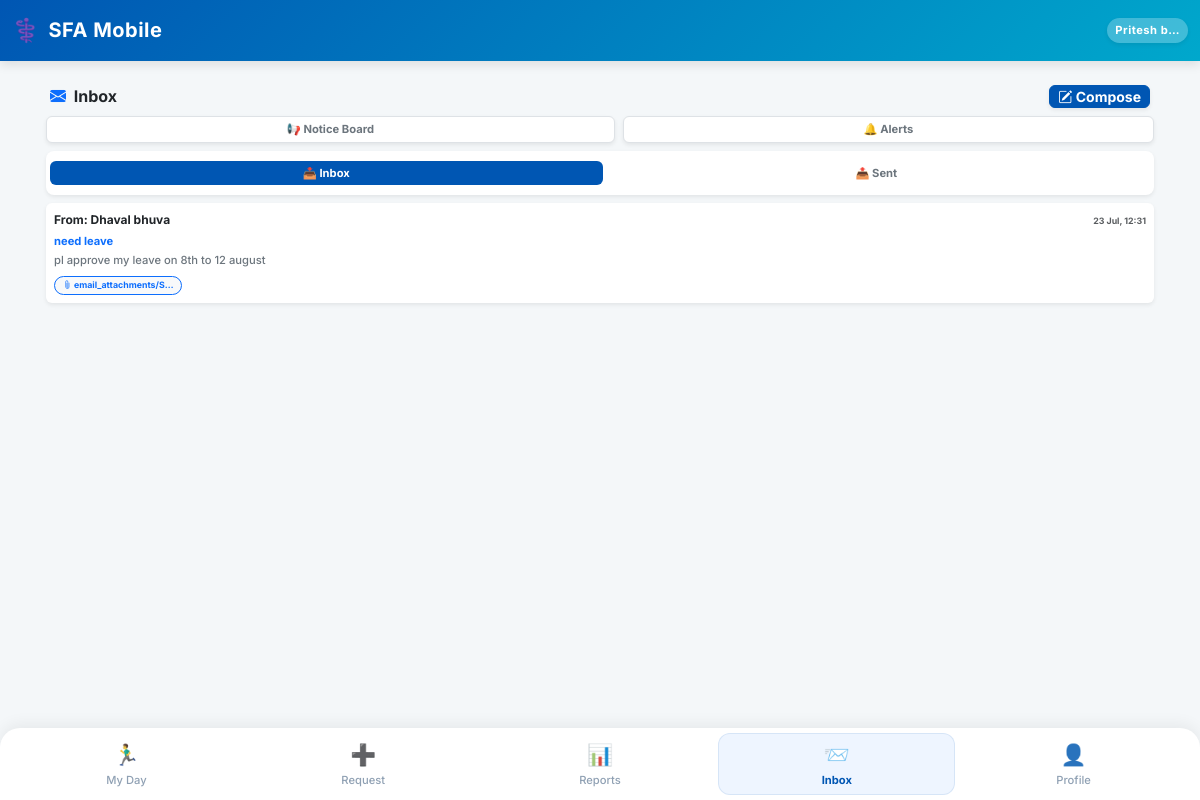
The page /hub/messages/ (signed in) on the database its author committed.
### SFA/models.py (models this page shows, shortened)
class Employee(models.Model):
    user = models.OneToOneField(User, on_delete=models.CASCADE, null=True, blank=True)
    company = models.ForeignKey(Company, on_delete=models.PROTECT, related_name='employees') # Already Correct
    DESIGNATION_CHOICES = [
        ('MR', 'Medical Representative'),
        ('ABM', 'Area Business Manager'),
        ('RBM', 'Regional Business Manager'),
        ('ZBM', 'Zonal Business Manager'),
        ('NSM', 'National Sales Manager'),
        ('Admin', 'System Administrator'),
    ]
    name = models.CharField(max_length=100)
    employee_code = models.CharField(max_length=50, unique=True)
    designation = models.CharField(max_length=5, choices=DESIGNATION_CHOICES, default='MR')
    manager = models.ForeignKey('self', on_delete=models.SET_NULL, null=True, blank=True, related_name='subordinates')
    headquarter = models.ForeignKey(Territory, on_delete=models.SET_NULL, null=True, blank=True)
    phone = models.CharField(max_length=15)
    joining_date = models.DateField(default=timezone.now, help_text="Employee ki company join karne ki date. DCR calendar is date se aage hi banega, pehle ka nahi.")
    photo = models.ImageField(upload_to='employee_photos/', blank=True, null=True, help_text="Employee ki profile photo")
    address = models.TextField(blank=True, null=True, help_text="Employee ka home address")
    is_active = models.BooleanField(default=True, help_text="False matlab ye employee company chhod chuka hai ya inactive hai.")
    leaving_date = models.DateField(null=True, blank=True, help_text="Employee ke company chhodne ki tareekh.")
    dob = models.DateField(null=True, blank=True, verbose_name="Date of Birth")
    anniversary = models.DateField(null=True, blank=True, verbose_name="Marriage Anniversary")
    blood_group = models.CharField(max_length=10, blank=True, null=True)
    emergency_contact = models.CharField(max_length=15, blank=True, null=True)
    permanent_address = models.TextField(blank=True, null=True)
    father_name = models.CharField(max_length=100, blank=True, null=True)
    father_dob = models.DateField(null=True, blank=True)
    father_mobile = models.CharField(max_length=15, blank=True, null=True)
    father_occupation = models.CharField(max_length=100, blank=True, null=True)
    mother_name = models.CharField(max_length=100, blank=True, null=True)
    mother_dob = models.DateField(null=True, blank=True)
    mother_mobile = models.CharField(max_length=15, blank=True, null=True)
    mother_occupation = models.CharField(max_length=100, blank=True, null=True)
    spouse_name = models.CharField(max_length=100, blank=True, null=True)
    spouse_dob = models.DateField(null=True, blank=True)
    spouse_mobile = models.CharField(max_length=15, blank=True, null=True)
    spouse_occupation = models.CharField(max_length=100, blank=True, null=True)
    child1_name = models.CharField(max_length=100, blank=True, null=True)
    child1_dob = models.DateField(null=True, blank=True)
    child2_name = models.CharField(max_length=100, blank=True, null=True)
    child2_dob = models.DateField(null=True, blank=True)
    EMPLOYMENT_STATUS_CHOICES = [
        ('active', 'Active'),
        ('resigned', 'Resigned'),
        ('retired', 'Retired'),
        ('transferred', 'Transferred'),
        ('terminated', 'Terminated'),
        ('vacant', 'Vacant (Placeholder)'),   # 🌟 Dummy employee jab tak naya MR na aaye
        ('archived', 'Archived (Old Dummy)'), # 🌟 Dummy jiska kaam ho gaya, naye employee ko sab de diya
    ]
    employment_status = models.CharField(
        max_length=15, choices=EMPLOYMENT_STATUS_CHOICES, default='active',
        help_text="is_active sirf access/login control karta hai; ye field WAJAH/reason batata hai."
    )
    is_placeholder = models.BooleanField(
        default=False,
        help_text="True = ye ek 'Vacant_<HQ>' dummy employee hai, asli insaan nahi. Joint Work me normal employee jaisa hi treat hota hai (use individual hi maana jayega)."
    )

class InternalMessage(models.Model):
    sender = models.ForeignKey('Employee', on_delete=models.CASCADE, related_name='sent_internal_messages')
    receiver = models.ForeignKey('Employee', on_delete=models.CASCADE, related_name='received_internal_messages')
    subject = models.CharField(max_length=255)
    body = models.TextField()
    is_read = models.BooleanField(default=False)
    sent_at = models.DateTimeField(auto_now_add=True)
    parent_message = models.ForeignKey('self', on_delete=models.SET_NULL, null=True, blank=True, related_name='replies')

class MessageAttachment(models.Model):
    message = models.ForeignKey(InternalMessage, on_delete=models.CASCADE, related_name='attachments')
    file = models.FileField(upload_to='email_attachments/')
    uploaded_at = models.DateTimeField(auto_now_add=True)

### SFA/views/core.py (the view)
# urls.py: path('hub/messages/', views.web_inbox_view, name='web_inbox'),
@employee_required
def web_inbox_view(request, employee):
    received_msgs = InternalMessage.objects.filter(receiver=employee).order_by('-sent_at')
    sent_msgs = InternalMessage.objects.filter(sender=employee).order_by('-sent_at')
    received_msgs.filter(is_read=False).update(is_read=True)
    return render(request, 'message_list.html', {
        'received_msgs': received_msgs,
        'sent_msgs': sent_msgs
    })

### SFA/context_processors.py (called while the page is built)
def notification_counts(request):
    if request.user.is_authenticated and hasattr(request.user, 'employee'):
        employee = request.user.employee
        return {
            'unread_notif_count': SystemNotification.objects.filter(
                employee=employee, is_read=False
            ).count(),
            'unread_msg_count': DirectMessage.objects.filter(
                receiver=employee, is_read=False
            ).count(),
        }
    return {
        'unread_notif_count': 0,
        'unread_msg_count': 0,
    }

### SFA/templates/message_list.html (shortened to what this page needs)
{% extends 'base.html' %}
{% block content %}
<div class="container-fluid p-0 mb-4 mt-1">
    <div class="d-flex align-items-center gap-2 mb-2 px-2">
        <h6 class="fw-bold text-dark mb-0 flex-grow-1"><i class="bi bi-envelope-fill text-primary me-1"></i> Inbox</h6>
        <a href="{% url 'web_compose' %}" class="btn btn-primary btn-sm fw-bold shadow-sm px-2 py-0 rounded-2">
            <i class="bi bi-pencil-square"></i> Compose
        </a>
    </div>
    <div class="d-flex gap-2 mx-1 mb-2">
        <a href="{% url 'notice_board' %}" class="btn btn-light shadow-sm btn-sm flex-fill fw-bold text-secondary border bg-white rounded-2" style="font-size: 0.70rem;">
            📢 Notice Board
        </a>
        <a href="{% url 'notification_list' %}" class="btn btn-light shadow-sm btn-sm flex-fill fw-bold text-secondary border bg-white rounded-2" style="font-size: 0.70rem;">
            🔔 Alerts
        </a>
    </div>
    <ul class="nav nav-pills mx-1 mb-2 shadow-sm bg-white p-1" id="msgTabs" role="tablist" style="border-radius: 8px;">
        <li class="nav-item flex-fill text-center" role="presentation">
            <button class="nav-link active w-100 fw-bold py-1" id="inbox-tab" data-bs-toggle="pill" data-bs-target="#inbox" type="button" role="tab" style="border-radius: 6px; font-size: 0.70rem;">
                📥 Inbox
            </button>
        </li>
        <li class="nav-item flex-fill text-center" role="presentation">
            <button class="nav-link w-100 fw-bold py-1 text-secondary" id="sent-tab" data-bs-toggle="pill" data-bs-target="#sent" type="button" role="tab" style="border-radius: 6px; font-size: 0.70rem;">
                📤 Sent
            </button>
        </li>
    </ul>
    <div class="tab-content mx-1 mb-5" id="msgTabsContent">
        <div class="tab-pane fade show active" id="inbox" role="tabpanel">
            <div class="d-flex flex-column gap-1">
                {% for msg in received_msgs %}
                    <div class="card border-0 shadow-sm bg-white" style="border-left: 3px solid #0056b3; border-radius: 6px;">
                        <div class="card-body p-2">
                            <div class="d-flex justify-content-between align-items-center mb-1">
                                <span class="fw-bold text-dark" style="font-size: 0.75rem;">From: {{ msg.sender.name }}</span>
                                <small class="text-muted fw-bold" style="font-size: 0.55rem;">{{ msg.sent_at|date:"d M, H:i" }}</small>
                            </div>
                            <a href="{% url 'web_message_detail' msg.id %}" class="text-decoration-none">
                                <p class="mb-0 fw-bold text-primary" style="font-size: 0.70rem;">{{ msg.subject }}</p>
                            </a>
                            <p class="mb-0 text-secondary fw-medium mt-1" style="font-size: 0.70rem; line-height: 1.2;">{{ msg.body|truncatewords:15 }}</p>
                            {% if msg.attachments.all %}
                                <div class="mt-2 d-flex flex-wrap gap-1">
                                    {% for att in msg.attachments.all %}
                                        <a href="{{ att.file.url }}" target="_blank" class="badge bg-light text-primary border border-primary rounded-pill px-2 py-1 text-decoration-none d-inline-block text-truncate" style="font-size: 0.55rem; max-width: 150px;">
                                            <i class="bi bi-paperclip"></i> {{ att.file.name|truncatechars:20 }}
                                        </a>
                                    {% endfor %}
                                </div>
                            {% endif %}
                        </div>
                    </div>
                {% empty %}
                    <div class="text-center p-3 bg-white shadow-sm" style="border-radius: 6px;">
                        <span class="fs-4 d-block mb-1">📭</span>
                        <span class="text-muted fw-bold" style="font-size: 0.65rem;">Inbox is empty.</span>
                    </div>
                {% endfor %}
            </div>
        </div>
    </div>
</div>
{% endblock %}

### SFA/templates/base.html (shortened to what this page needs)
<!DOCTYPE html>
<html lang="en">
<head>
    <link href="https://cdn.jsdelivr.net/npm/bootstrap@5.3.0/dist/css/bootstrap.min.css" rel="stylesheet">
    <link href="https://cdn.jsdelivr.net/npm/bootstrap-icons@1.11.0/font/bootstrap-icons.css" rel="stylesheet">
</head>
<body>
    <nav class="navbar navbar-dark navbar-custom sticky-top">
        <div class="container-fluid py-1">
            <span class="navbar-brand mb-0 h1 d-flex align-items-center gap-2">
                <span style="font-size: 1.4rem;">⚕️</span> SFA Mobile
            </span>
            <div class="d-flex align-items-center gap-3">
                <span class="text-white fw-bold bg-white bg-opacity-25 px-2 py-1 rounded-pill shadow-sm" style="font-size: 0.70rem; letter-spacing: 0.5px;">
                    {{ request.user.employee.name|default:"Guest"|truncatechars:10 }}
                </span>
            </div>
        </div>
    </nav>
    <div class="container mt-4 mb-4">
        {% block content %}
        {% endblock %}
    </div>
    <div class="fixed-bottom bottom-nav d-flex justify-content-between align-items-center">
        {% if request.user.employee.designation != 'Admin' and request.user.employee.designation != 'System Administrator' %}
        <a href="{% url 'mr_dashboard' %}" class="nav-item {% if request.resolver_match.url_name == 'mr_dashboard' or request.resolver_match.url_name == 'day_start' or request.resolver_match.url_name == 'day_end' %}active{% endif %}">
            <span class="nav-icon">🏃‍♂️</span>My Day
        </a>
        {% endif %}
        <a href="{% url 'request_hub' %}" class="nav-item {% if request.resolver_match.url_name == 'request_hub' %}active{% endif %}">
            <span class="nav-icon">➕</span>Request
        </a>
        <a href="{% url 'view_hub' %}" class="nav-item {% if request.resolver_match.url_name == 'view_hub' or request.resolver_match.url_name == 'dcr_report' %}active{% endif %}">
            <span class="nav-icon">📊</span>Reports
        </a>
        <a href="{% url 'web_inbox' %}" class="nav-item {% if request.resolver_match.url_name == 'web_inbox' or request.resolver_match.url_name == 'web_compose' %}active{% endif %}">
            <span class="nav-icon">📨</span>Inbox
        </a>
        <a href="{% url 'profile' %}" class="nav-item {% if request.resolver_match.url_name == 'profile' %}active{% endif %}">
            <span class="nav-icon">👤</span>Profile
        </a>
    </div>
</body>
</html>

### SFA/templates/base.html (style rules this page uses)
:root { --pharma-primary: #0056b3; --pharma-secondary: #00a8cc; --bg-light: #f4f7f9; }
body { font-family: 'Inter', sans-serif; background-color: var(--bg-light); padding-bottom: 85px; }
.navbar-custom { background: linear-gradient(135deg, var(--pharma-primary), var(--pharma-secondary)); box-shadow: 0 4px 10px rgba(0,0,0,0.1); }
.navbar-brand { font-weight: 700; letter-spacing: 0.5px; }
.card { border: none !important; border-radius: 12px; box-shadow: 0 4px 12px rgba(0, 0, 0, 0.05); }
.btn-primary { background-color: var(--pharma-primary); border-color: var(--pharma-primary); border-radius: 8px; font-weight: 600; }
.bottom-nav { background-color: #ffffff; border-top-left-radius: 20px; border-top-right-radius: 20px; box-shadow: 0 -4px 15px rgba(0,0,0,0.06); padding: 5px 8px; }
.nav-item { text-align: center; flex: 1; padding: 6px 0; color: #8fa0b3; font-size: 0.70rem; font-weight: 500; text-decoration: none; border-radius: 12px; transition: all 0.3s ease; }
.nav-item.active { color: var(--pharma-primary); font-weight: 700; background-color: #eef5ff; box-shadow: inset 0 0 0 1px rgba(0,86,179,0.1); }
.nav-icon { font-size: 1.3rem; display: block; margin-bottom: 2px; filter: grayscale(20%); }
.nav-item.active .nav-icon { filter: grayscale(0%); }

### SFA/templates/message_list.html (style rules this page uses)
#msgTabs .nav-link.active { background-color: #0056b3 !important; color: white !important; }
#msgTabs .nav-link { color: #6c757d; border: none; }

### rows shown on the page
InternalMessage: sender.name "Dhaval bhuva", sent_at "23 Jul, 12:31", subject "need leave", body "pl approve my leave on 8th to 12 august"
MessageAttachment: file.name "email_attachments/S…"

### other values the page prints
{{ request.user.employee.name|default:"Guest"|truncatechars:10 }} "Pritesh b…"
